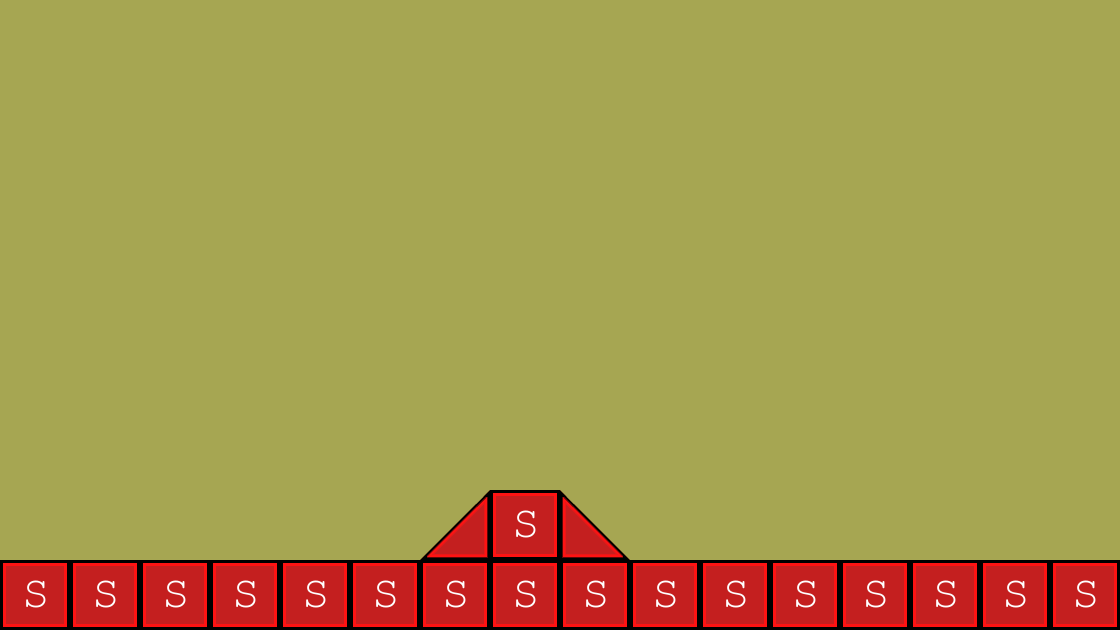

This is a level from a 2D game, rendered from its Tiled map with the project's own tilesets. A one-line summary and the map file follow, with tile-layer data summarised:
An orthogonal 16x9 tile map with 70x70 px tiles, 2 tile layers (background1, collision), 2 tilesets and 2 objects (EnemyBase, PlayerBase).

<map version="1.0" orientation="orthogonal" renderorder="right-down" width="16" height="9" tilewidth="70" tileheight="70" backgroundcolor="#a6a652">
 <tileset firstgid="1" name="background-tiles" tilewidth="70" tileheight="70">
  <image source="../img/background-tiles.png" width="910" height="910" />
 </tileset>
 <tileset firstgid="170" name="meta-tiles" tilewidth="70" tileheight="70">
  <image source="../img/meta-tiles.png" width="350" height="70" />
  <tile id="1">
   <properties>
    <property name="type" value="lslope" />
   </properties>
  </tile>
  <tile id="2">
   <properties>
    <property name="type" value="top" />
   </properties>
  </tile>
  <tile id="3">
   <properties>
    <property name="type" value="rslope" />
   </properties>
  </tile>
  <tile id="4">
   <properties>
    <property name="type" value="solid" />
   </properties>
  </tile>
 </tileset>
 <layer name="background1" width="16" height="9">
  <data>[144 cells, 19 non-empty, 4 distinct tile ids]</data>
 </layer>
 <layer name="collision" width="16" height="9">
  <data>[144 cells, 19 non-empty, 3 distinct tile ids]</data>
 </layer>
 <objectgroup name="BaseEntities">
  <object name="EnemyBase" x="982" y="422" width="64" height="134">
   <properties>
    <property name="EnemyBase" value="" />
   </properties>
  </object>
  <object name="PlayerBase" x="70" y="418" width="64" height="136">
   <properties>
    <property name="PlayerBase" value="" />
   </properties>
  </object>
 </objectgroup>
</map>
